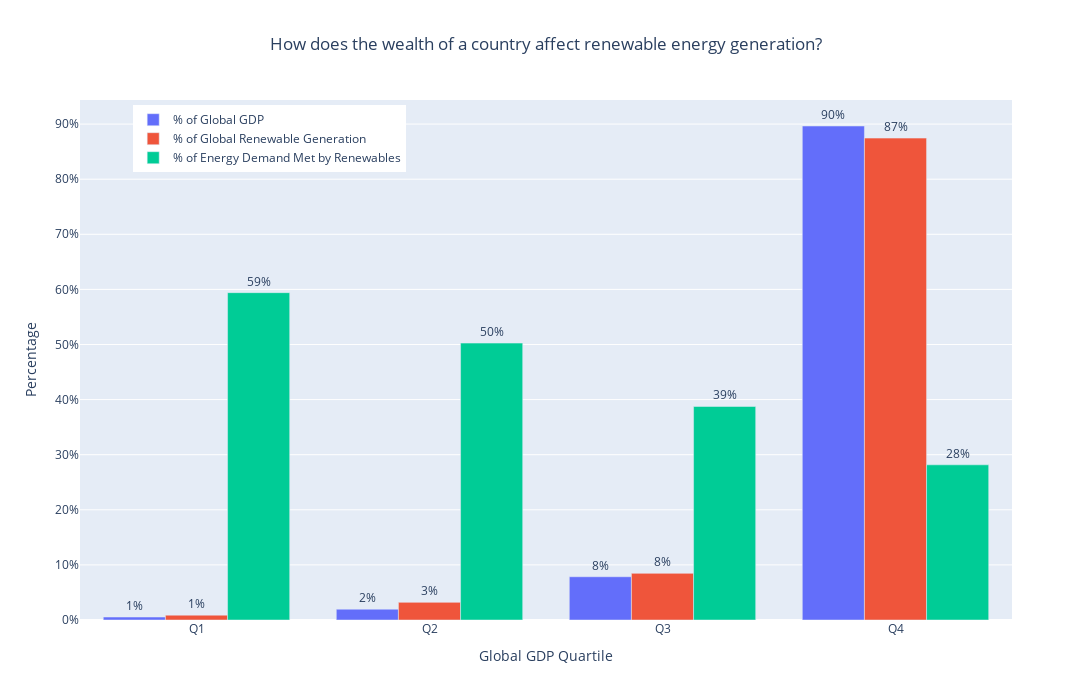

The notebook cell saved with this chart:
### Code cell
#visual 2 - earnest
fig = px.bar(renewDFFull, x='Q', y='value', color='type', barmode='group', width=1100, height=700, title=v2Title, text_auto=True)
fig.update_layout(legend=dict(yanchor='top', y=0.99, xanchor='right', x=0.35, bgcolor='White', title=None))
fig.update_layout(yaxis_title='Percentage', xaxis_title='Global GDP Quartile', title_x=0.5)
fig.update_layout(yaxis=dict(tickformat='.0%'))
fig.update_traces(textposition="outside")
fig.show()

### Figure 1 — Plotly figure (JSON) as saved in the notebook; plotly's stock layout.template omitted (floating-point values rounded to 4 significant figures)
{"data": [{"alignmentgroup": "True", "hovertemplate": "type=% of Global GDP<br>Q=%{x}<br>value=%{y}<extra></extra>", "legendgroup": "% of Global GDP", "marker": {"color": "#636efa", "pattern": {"shape": ""}}, "name": "% of Global GDP", "offsetgroup": "% of Global GDP", "orientation": "v", "showlegend": true, "textposition": "outside", "texttemplate": "%{y}", "type": "bar", "x": ["Q1", "Q2", "Q3", "Q4"], "xaxis": "x", "y": [0.00538, 0.01959, 0.0785, 0.8965], "yaxis": "y"}, {"alignmentgroup": "True", "hovertemplate": "type=% of Global Renewable Generation<br>Q=%{x}<br>value=%{y}<extra></extra>", "legendgroup": "% of Global Renewable Generation", "marker": {"color": "#EF553B", "pattern": {"shape": ""}}, "name": "% of Global Renewable Generation", "offsetgroup": "% of Global Renewable Generation", "orientation": "v", "showlegend": true, "textposition": "outside", "texttemplate": "%{y}", "type": "bar", "x": ["Q1", "Q2", "Q3", "Q4"], "xaxis": "x", "y": [0.008783, 0.03201, 0.08464, 0.8746], "yaxis": "y"}, {"alignmentgroup": "True", "hovertemplate": "type=% of Energy Demand Met by Renewables<br>Q=%{x}<br>value=%{y}<extra></extra>", "legendgroup": "% of Energy Demand Met by Renewables", "marker": {"color": "#00cc96", "pattern": {"shape": ""}}, "name": "% of Energy Demand Met by Renewables", "offsetgroup": "% of Energy Demand Met by Renewables", "orientation": "v", "showlegend": true, "textposition": "outside", "texttemplate": "%{y}", "type": "bar", "x": ["Q1", "Q2", "Q3", "Q4"], "xaxis": "x", "y": [0.5941, 0.5025, 0.3875, 0.2816], "yaxis": "y"}], "layout": {"barmode": "group", "height": 700, "legend": {"bgcolor": "White", "title": {}, "tracegroupgap": 0, "x": 0.35, "xanchor": "right", "y": 0.99, "yanchor": "top"}, "title": {"text": "How does the wealth of a country affect renewable energy generation?", "x": 0.5}, "width": 1100, "xaxis": {"anchor": "y", "domain": [0, 1], "title": {"text": "Global GDP Quartile"}}, "yaxis": {"anchor": "x", "domain": [0, 1], "tickformat": ".0%", "title": {"text": "Percentage"}}}}
